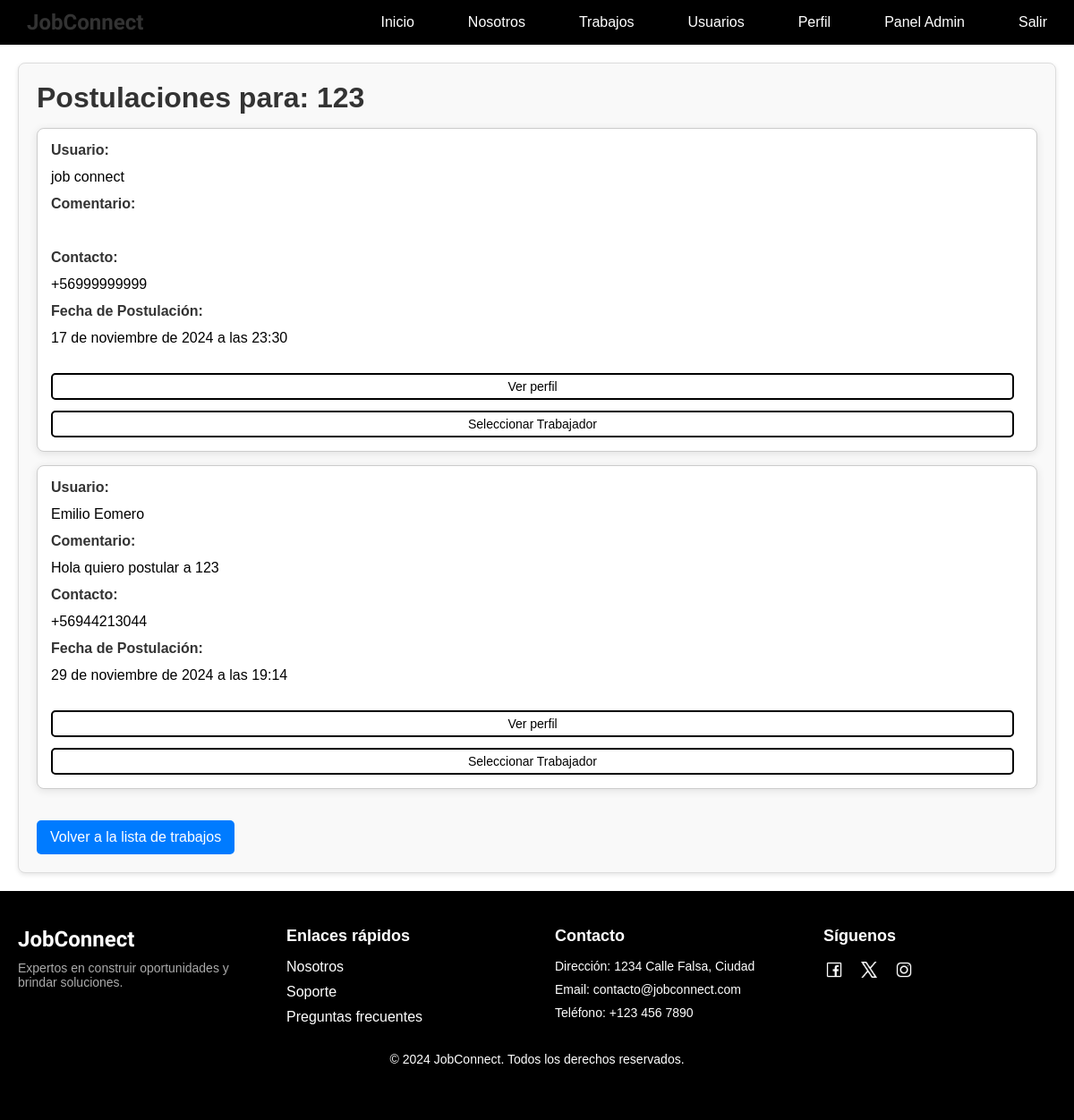
Page /trabajos/ver_postulaciones/62/ (signed in) on the committed database.
### usuarios/models.py (models this page shows, shortened)
class Trabajo(models.Model):
    titulo = models.CharField(max_length=200)
    descripcion = models.TextField()
    presupuesto_minimo = models.IntegerField()
    presupuesto_maximo = models.IntegerField()
    region = models.ForeignKey(Region, on_delete=models.SET_NULL, null=True)
    comuna = models.ForeignKey(Comuna, on_delete=models.SET_NULL, null=True)
    usuario_creador = models.ForeignKey(CustomUser, on_delete=models.CASCADE, related_name='trabajos_creados')
    fecha_creacion = models.DateTimeField(auto_now_add=True)
    is_disponible = models.BooleanField(default=True)
    trabajador_seleccionado = models.ForeignKey(CustomUser, null=True, blank=True, on_delete=models.SET_NULL,related_name="trabajos_seleccionados")
    is_completado = models.BooleanField(default=False)
    habilidades = models.ManyToManyField('Habilidades', blank=True)
    forma_pago = models.CharField(max_length=50, null=True, blank=True)
    pago_final = models.IntegerField(null=True, blank=True)

class Postulacion(models.Model):
    trabajo = models.ForeignKey(Trabajo, on_delete=models.CASCADE, related_name='postulaciones')
    usuario_postulante = models.ForeignKey(CustomUser, on_delete=models.CASCADE, related_name='postulaciones')
    fecha_postulacion = models.DateTimeField(auto_now_add=True)
    comentario = models.TextField(blank=True, null=True)

class CustomUser(AbstractBaseUser, PermissionsMixin):
    NATIONALITY_CHOICES = [
        ('CL', 'Chilena'),
        ('AR', 'Argentina'),
        ('BR', 'Brasileña'),
        ('VE', 'Venezolana'),
        ('PE', 'Peruana'),
        ('CO', 'Colombiana'),
    ]
    GENERO_CHOICES = [
        ('M', 'Masculino'),
        ('F', 'Femenino'),
        ('O', 'Otro')
    ]
    email = models.EmailField(unique=True)
    rut = models.CharField(max_length=12)
    first_name = models.CharField(max_length=30)
    s_nombre = models.CharField(max_length=30, blank=True, null=True)
    last_name = models.CharField(max_length=30)
    s_apellido = models.CharField(max_length=30, blank=True, null=True)
    fecha_nacimiento = models.DateField(validators=[validar_fecha_nacimiento])
    region = models.ForeignKey(Region, on_delete=models.SET_NULL, null=True, blank=True)
    comuna = models.ForeignKey(Comuna, on_delete=models.SET_NULL, null=True, blank=True)
    bio = models.TextField(max_length=500, blank=True)
    foto_perfil = models.ImageField(upload_to='perfiles/', null=True, blank=True)
    numero_telefono = models.CharField(
        max_length=15,
        validators=[RegexValidator(r'^\+?1?\d{9,15}$', message="El número debe estar en el formato: +999999999")]
    )
    genero = models.CharField(max_length=1, choices=GENERO_CHOICES)
    nacionalidad = models.CharField(max_length=15, choices=NATIONALITY_CHOICES)
    instagram = models.URLField(max_length=150, blank=True, null=True)
    facebook = models.URLField(max_length=150, blank=True, null=True)
    trabajos_realizados = models.PositiveIntegerField(default=0)
    trabajos_solicitados = models.PositiveIntegerField(default=0)
    is_active = models.BooleanField(default=True)
    is_staff = models.BooleanField(default=False)
    habilidades = models.ManyToManyField('Habilidades', blank=True)
    USERNAME_FIELD = 'email'
    REQUIRED_FIELDS = ['rut', 'first_name', 'last_name', 'fecha_nacimiento', 'numero_telefono', 'genero', 'nacionalidad']
    objects = CustomUserManager()
    groups = models.ManyToManyField('auth.Group', related_name='customuser_set', blank=True)
    user_permissions = models.ManyToManyField('auth.Permission', related_name='customuser_set', blank=True)
    def get_full_name(self):
        full_name = f"{self.first_name} {self.last_name}".strip()
        return full_name

### trabajos/views.py (the view)
# urls.py: path('ver_postulaciones/<int:trabajo_id>/', views.ver_postulaciones, name='ver_postulaciones'),
@login_required
def ver_postulaciones(request, trabajo_id):
    trabajo = get_object_or_404(Trabajo, id=trabajo_id)
    postulaciones = trabajo.postulaciones.all()
    return render(request, 'trabajos/ver_postulaciones.html', {'trabajo': trabajo, 'postulaciones': postulaciones})

### trabajos/templates/trabajos/ver_postulaciones.html (shortened to what this page needs)
{% extends 'core/base.html' %}
{% load static %}
{% block extra_css %}
    <link rel="stylesheet" type="text/css" href="{% static 'trabajos/css/postulaciones.css' %}">
{% endblock %}
{% block content %}
    <div class="carta">
        <h1>Postulaciones para: {{ trabajo.titulo }}</h1>
        <ul class="postulaciones-lista">
            {% for postulacion in postulaciones %}
            <li class="postulacion-item">
                <strong>Usuario:</strong> {{ postulacion.usuario_postulante.get_full_name }}<br>
                <strong>Comentario:</strong> {{ postulacion.comentario }}<br>
                <strong>Contacto:</strong> {{ postulacion.usuario_postulante.numero_telefono }}<br>
                <strong>Fecha de Postulación:</strong> {{ postulacion.fecha_postulacion }}<br>
                <br>
                <a class="view-profile"href="{% url 'perfil_publico' postulacion.usuario_postulante.id %}">Ver perfil</a>
                {% if trabajo.trabajador_seleccionado %}
                <a href="{% url 'match' trabajo.id %}" class="view-profile">Ver Resumen</a>
                {% else %}
                    <a href="{% url 'seleccionar_trabajador' trabajo.id postulacion.id %}" class="view-profile">Seleccionar Trabajador</a>
                {% endif %}
                {% endfor %}
            </li>
        </ul>
        <a href="{% url 'ver_trabajos' %}" class="volver-btn">Volver a la lista de trabajos</a>
    </div>
{% endblock %}

### core/static/core/css/base.css (style rules this page uses)
* { margin: 0; padding: 0; }
body { min-height: 100vh; font-family: 'Arial', 'Helvetica', sans-serif; }

### trabajos/static/trabajos/css/postulaciones.css (style rules this page uses)
.carta { background-color: #f9f9f9; border: 1px solid #ddd; border-radius: 8px; padding: 20px; margin: 20px; box-shadow: 0 2px 5px rgba(0, 0, 0, 0.1); font-family: Arial, sans-serif; }
h1 { color: #333; }
.postulacion-item { background-color: #fff; border: 1px solid #ccc; border-radius: 8px; padding: 15px; margin: 15px 0; display: flex; flex-direction: column; gap: 12px; box-shadow: 0 2px 10px rgba(0, 0, 0, 0.1); }
.postulacion-item strong { font-weight: bold; color: #333; }
.postulacion-item a { text-decoration: none; transition: all 0.3s ease; }
.view-profile, .seleccionar-trabajador { display: inline-block; padding: 12px 20px; background-color: #007bff; color: #fff; border-radius: 5px; text-align: center; width: auto; font-size: 14px; transition: background-color 0.3s ease, transform 0.2s ease; margin-right: 10px; margin-top: 10px; }
.view-profile { background-color: transparent; color: #007bff; border: 2px solid #007bff; }
.volver-btn { display: inline-block; margin-top: 20px; padding: 10px 15px; background-color: #007bff; color: white; text-decoration: none; border-radius: 5px; text-align: center; transition: background-color 0.3s; }
.view-profile { color: #000000; border: 2px solid #000000; text-decoration: none; border-radius: 5px; text-align: center; padding: 5px 15px; transition: background-color 0.3s ease; margin-top: auto; }

### rows in the picture
Trabajo: titulo "123"
Postulacion: usuario_postulante.get_full_name "job connect", usuario_postulante.numero_telefono "+56999999999", fecha_postulacion "17 de noviembre de 2024 a las 23:30"
Postulacion: usuario_postulante.get_full_name "Emilio Eomero", comentario "Hola quiero postular a 123", usuario_postulante.numero_telefono "+56944213044", fecha_postulacion "29 de noviembre de 2024 a las 19:14"
